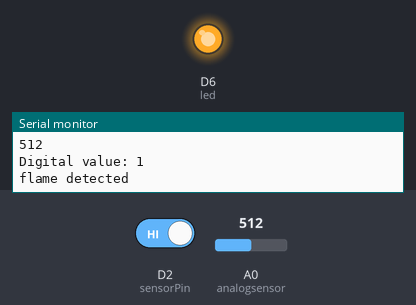
The sketch below on a simulated ESP8266 (NodeMCU). Parts: output pins drawn as LEDs (lit = HIGH), the last lines printed to the serial monitor. Inputs (shaded band) come from the test bench; at power-on: D2 (sensorPin) HIGH, A0 (analogsensor) = 512.

Above: at 1.8 s.
1.9 s: D2 (sensorPin) driven LOW
At 2.9 s:
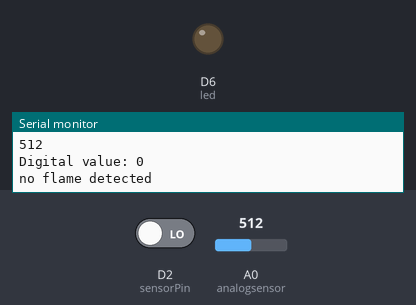
3.5 s: D2 (sensorPin) driven HIGH
At 4.4 s:
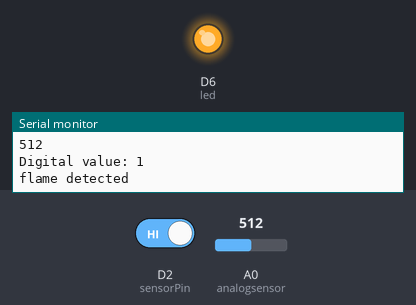
Timing chart, 0 to 6.5 s (numbered marks = the images above; inputs shaded):
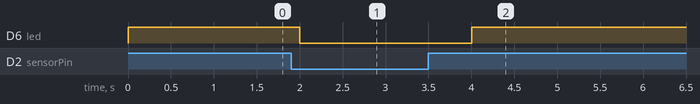

Measured:
- after the input at 1.9 s, D6 (led): HIGH → LOW after 0.10 s
- after the input at 3.5 s, D6 (led): LOW → HIGH after 0.50 s

The sketch:

flame_sensor.ino
```cpp
#define sensorPin D2    //Deklarasi sensor terhubung pada pin D5
#define led  D6       //Deklarasi LED merah terhubung pada pin A1
#define analogsensor A0

int bacasensor = 0;      // nilai awal sensor 0

void setup() {
  pinMode(led, OUTPUT);
  pinMode(sensorPin, INPUT);
  pinMode(analogsensor, INPUT);
  Serial.begin(115200);
}

void loop() {
  bacasensor = digitalRead(sensorPin);
  Serial.println(analogRead(analogsensor));
  if (bacasensor == LOW) {
    Serial.print("Digital value: ");
    Serial.println(bacasensor);
    Serial.println("no flame detected");
    digitalWrite(led,LOW);
    delay(1000);
  } else {
    Serial.print("Digital value: ");
    Serial.println(bacasensor);
    digitalWrite(led, HIGH);
    Serial.println("flame detected");
    delay(1000);
  }
}
```
